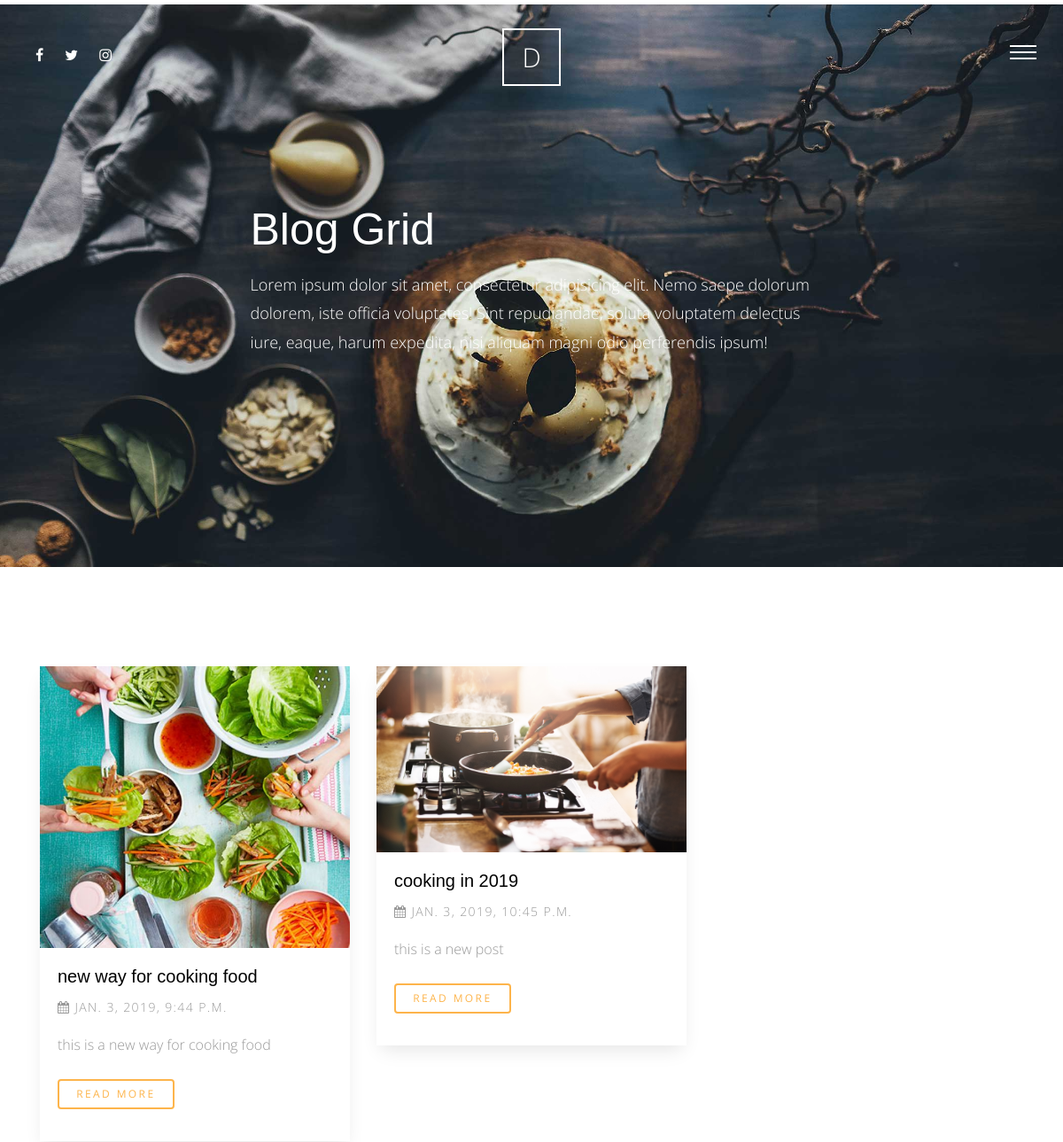
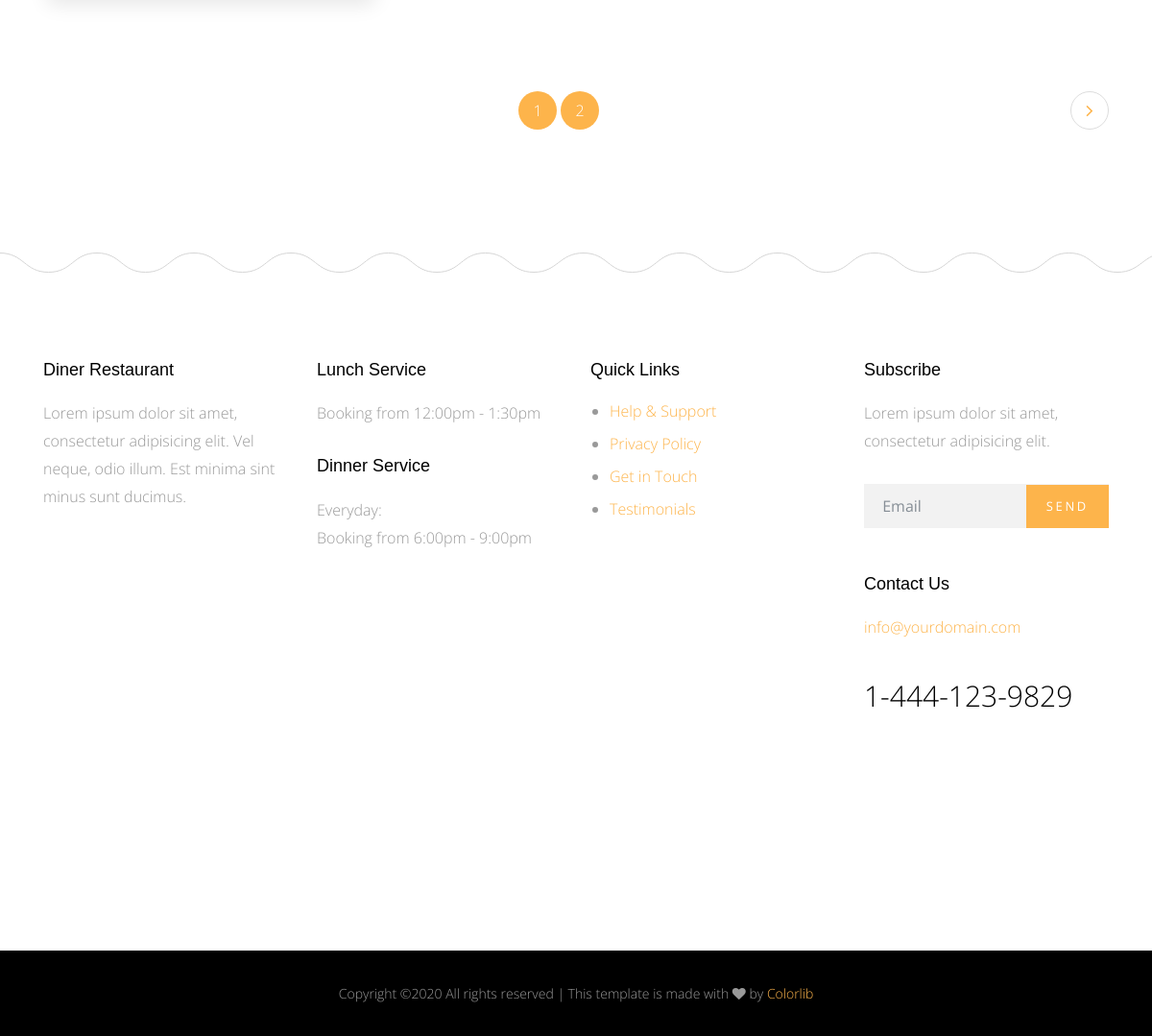
Screenshot of /blog/ with the database file from the repository (2 pictures, top to bottom).
### blog/models.py (models this page shows)
class Post(models.Model):
    title = models.CharField(max_length=50)
    content = models.TextField()
    author = models.ForeignKey(User , on_delete=models.CASCADE)
    image = models.ImageField(upload_to='blog/'  , blank=True, null=True)
    category = models.ForeignKey('Category'  ,null=True, on_delete=models.SET_NULL)
    created  = models.DateTimeField(default=timezone.now)
    tags = TaggableManager(blank=True)
    class Meta:
        verbose_name = ' post'
        verbose_name_plural = 'posts'
    def __str__(self):
        return self.title

### blog/views.py (the view)
# urls.py: path('',views.post_list , name='post_list' ),
def post_list(request):
    post_list = Post.objects.all()
    search_query = request.GET.get('q')
    if search_query :
        post_list = post_list.filter(
            Q(title__icontains = search_query)|
            Q(content__icontains= search_query) |
            Q(tags__name__icontains= search_query)
        ).distinct()
    paginator = Paginator(post_list, 2) # Show 25 posts per page
    page = request.GET.get('page')
    post_list = paginator.get_page(page)
    context = {
        'post_list' : post_list ,
    }
    return render(request , 'Post/post_list.html' , context)

### blog/templates/Post/post_list.html (shortened to what this page needs)
{% extends 'base.html' %}
{% load static %}
{% block body %}
      <div class="main-wrap">
        <div class="cover_1 cover_sm">
          <div class="img_bg" style="background-image: url({% static 'site_static/img/slider-1.jpg' %})" data-stellar-background-ratio="0.5">
            <div class="container">
              <div class="row align-items-center justify-content-center">
                <div class="col-md-7" data-aos="fade-up">
                  <h2 class="heading">Blog Grid</h2>
                  <p class="lead">Lorem ipsum dolor sit amet, consectetur adipisicing elit. Nemo saepe dolorum dolorem, iste officia voluptates! Sint repudiandae, soluta voluptatem delectus iure, eaque, harum expedita, nisi aliquam magni odio perferendis ipsum!</p>
                </div>
              </div>
            </div>
          </div>
        </div>
       <div class="section">
          <div class="container">
            <div class="row mb-5">
             {% for post in post_list %}
                <div class="col-md-4">
                    <div class="media d-block media-bg-white mb-5" data-aos="fade-up"  data-aos-delay="400">
                    <figure>
                        <a href="blog-single.html"><img src="{{post.image.url}}" alt="Image placeholder" class="img-fluid"></a>
                    </figure>
                    <div class="media-body">
                        <h3><a href="{% url 'blog:post_detail' post.id %}">{{post}}</a></h3>
                        <p class="post-meta"><span><span class="fa fa-calendar"></span> {{post.created}}</span></p>
                        <p class="mb-4">{{post.content|truncatewords:20}}</p>
                        <p><a href="{% url 'blog:post_detail' post.id %}" class="btn btn-primary btn-outline-primary btn-sm">Read More</a></p>
                    </div>
                    </div>
                </div>
             {% endfor %}
            </div>
            <div class="row">
              {% if post_list.has_other_pages %}
                <div class="col-md-12">
                  <ul class="pagination custom-pagination">
                    {% for pages in post_list.paginator.page_range %}
                      {% if post_list.number == pages %}
                        <li class="page-item active"><a class="page-linkx href="#">{{pages}}</a></li>
                      {% else %}
                        <li class="page-item active"><a class="page-linkx" href="?page={{pages}}">{{pages}}</a></li>
                      {% endif %}
                    {% endfor %}
                    {% if post_list.has_next %}
                      <li class="page-item next"><a class="page-link" href="?page={{post_list.next_page_number}}"><i class="fa fa-angle-right"></i></a></li>
                    {% else %}
                      <li class="disabled"></li>
                    {% endif %}
                  </ul>
                </div>
              {% endif %}
            </div>
        </div>
      </div>
      {% endblock body %}

### static/site_static/css/style.css (style rules this page uses)
html { overflow-x: hidden; }
body { background: #fff; font-family: "Open Sans", cursive; font-size: 16px; line-height: 1.8; font-weight: 300; color: #999999; }
a { -webkit-transition: .3s all ease; -o-transition: .3s all ease; transition: .3s all ease; text-decoration: none; }
h1, h2, h3, h4, h5 { color: #000; font-family: "Playfair Display", Arial, sans-serif; }
h1 a, h2 a, h3 a, h4 a, h5 a { color: #000; }
.btn, .form-control { outline: none; }
.btn { font-size: 13px; text-transform: uppercase; letter-spacing: .2em; }
.btn.btn-primary { color: #fff; border-width: 2px; }
.btn.btn-sm { font-size: 12px; }
.btn.btn-outline-primary { border-width: 2px; color: #fdb44b; }
.media h3 { font-size: 20px; margin-bottom: 10px; }
.media .post-meta { font-size: 14px; letter-spacing: .1em; text-transform: uppercase; }
.media.media-bg-white { -webkit-box-shadow: 0 10px 20px -5px rgba(0, 0, 0, 0.1); box-shadow: 0 10px 20px -5px rgba(0, 0, 0, 0.1); }
.media.media-bg-white figure { margin-bottom: 0; }
.media.media-bg-white .media-body { padding: 20px; background: #fff; }
.lead { font-size: 16px; }
.section { padding: 7em 0; }
.custom-pagination { width: 100%; text-align: center; display: inline-block; }
.custom-pagination li { display: inline-block; }
.custom-pagination .prev a, .custom-pagination .next a { font-size: 20px !important; line-height: 38px !important; }
.custom-pagination li a, .custom-pagination .prev a, .custom-pagination .next a { width: 40px; height: 40px; line-height: 40px; padding: 0; margin: 0; border-radius: 50% !important; font-size: 16px; }
.custom-pagination li.active a, .custom-pagination .prev.active a, .custom-pagination .next.active a { display: block; width: 40px; height: 40px; line-height: 40px; padding: 0; margin: 0; border-radius: 50% !important; font-size: 16px; background: #fdb44b; color: #fff; }
.custom-pagination .next { float: right; }
.cover_1 { position: relative; }
.cover_1 .lead { color: #fff; font-size: 18px; }
.cover_1 .img_bg { background-repeat: no-repeat; background-size: cover !important; background-position: center center; }
.cover_1 .img_bg, .cover_1 .img_bg > .container > .row { min-height: 700px; height: 100vh; }
.cover_1.cover_sm .img_bg, .cover_1.cover_sm .img_bg > .container > .row { min-height: 600px; height: 80vh; }
.cover_1 .heading { color: white; font-weight: 300; font-size: 30px; line-height: 1.5; }
@media (min-width: 768px) { .cover_1 .heading { font-size: 50px; line-height: 1.5; } }

### rows the page displays
Post: image (picture), title "new way for cooking food", created "JAN. 3, 2019, 9:44 P.M.", content "this is a new way for cooking food"
Post: image (picture), title "cooking in 2019", created "JAN. 3, 2019, 10:45 P.M.", content "this is a new post"

### other values shown
{{ pages }} "1"
{{ pages }} "2"
